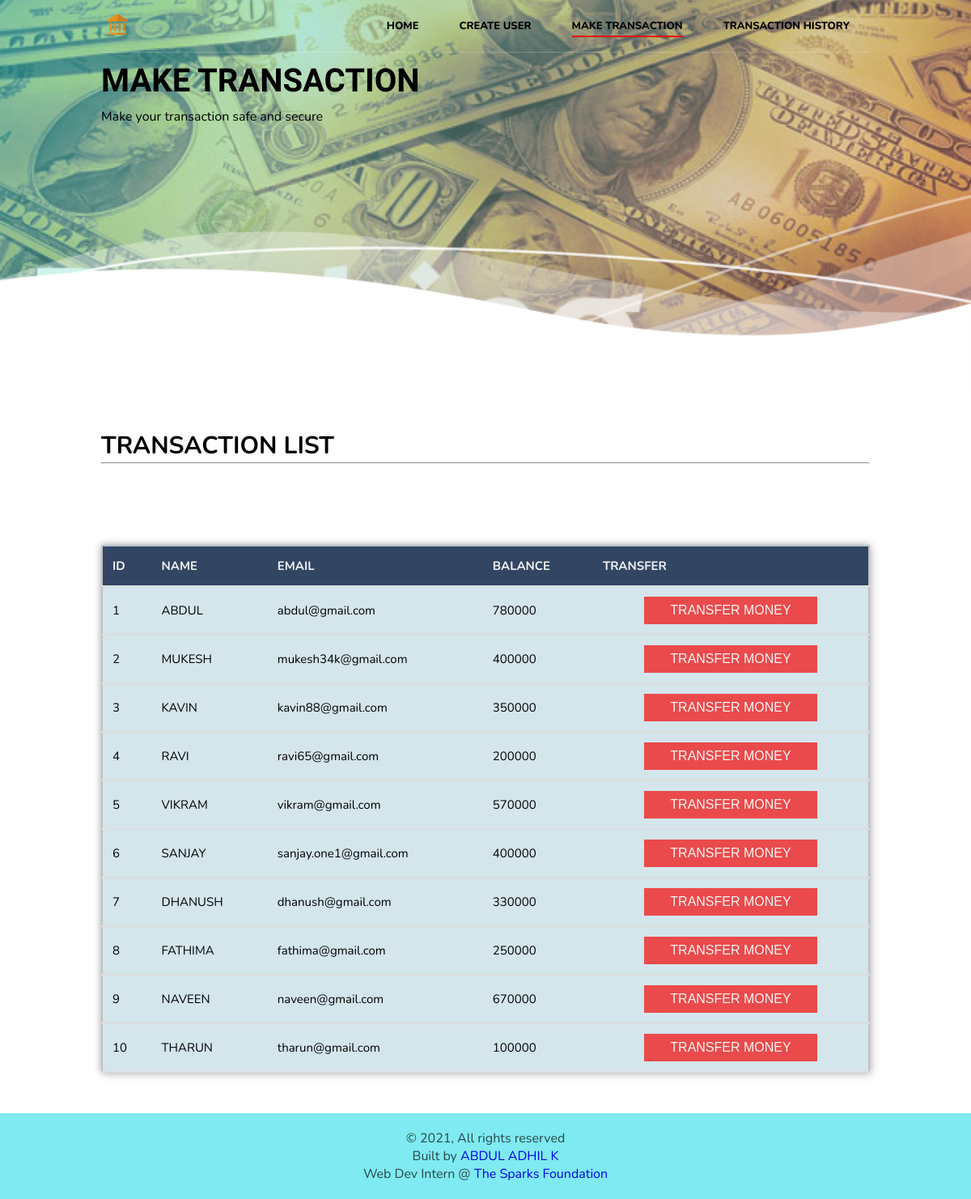
Screenshot of /make_transaction.php with the database file from the repository.
### tables this page shows
CREATE TABLE `users` (
  `id` int(3) NOT NULL,
  `name` text NOT NULL,
  `email` varchar(30) NOT NULL,
  `balance` int(8) NOT NULL
);

### make_transaction.php (the view, shortened to what this page needs)
<!doctype html>
<html lang="en">
<head>
    <link rel="stylesheet" href="styles.css?v=<?php echo time(); ?>">
</head>
<?php
    include 'config.php';
    $sql = "SELECT * FROM users";
    $result = mysqli_query($conn,$sql);
?>
<body>
    <header>
    	<div class="container">
        	<nav>
            	<div class="nav-brand">
                	<a href="index.php">
                    	<img src="images/Logo2.png" alt="ABD Bank Logo">
                    </a>
                </div>
                <ul class="nav-list">
                    <li class="nav-item">
                    	<a href="index.php" class="nav-link">Home</a>
                    </li>
                    <li class="nav-item">
                    	<a href="create_user.php" class="nav-link">Create User</a>
                    </li>
                    <li class="nav-item">
                    	<a href="make_transaction.php" class="nav-link current">Make Transaction</a>
                    </li>
                    <li class="nav-item">
                    	<a href="transact_history.php" class="nav-link">Transaction History</a>
                    </li>
                </ul>
            </nav>
        </div>
    </header>
    <main>
    	<section class="hero">
            <div class="container">
                <div class="main-message">
                    <h1>Make Transaction</h1>
                    <p>
                        Make your transaction safe and secure
                    </p>
                </div>
            </div>
    	</section>
        <section>
        <div class="container">
        <h1 style="font-size: 30px;">TRANSACTION LIST</h1>
        <hr>
        </div>
        </section>
        <section>
            <div class="container">
                <div class="activities-grid">
                    <table>
                        <thead>
                            <tr id="header">
                                <th>ID</th>
                                <th>NAME</thlass=>
                                <th>EMAIL</thss=>
                                <th>BALANCE</th>
                                <th>TRANSFER</th>
                            </tr>
                        </thead>
                        <tbody class="t-body">
                <?php
                    while($rows=mysqli_fetch_assoc($result)){
                ?>
                                <tr>
                                    <td><?php echo $rows['id'] ?></td>
                                    <td><?php echo $rows['name']?></td>
                                    <td><?php echo $rows['email']?></td>
                                    <td><?php echo $rows['balance']?></td>
                                    <td style="text-align:center;"><a href="user_details.php?id= <?php echo $rows['id'] ;?>"> <button type="button" class="trans-btn">TRANSFER MONEY</button></a></td>
                                </tr>
                <?php
                    }
                ?>
                        </tbody>
                    </table>
                </div>
            </div>
        </section>
    </main>
	<footer>
    	<p>&copy; 2021, All rights reserved</p>
    	<p>Built by <a href="https://www.linkedin.com/in/abdul-adhil-a8446a194" target="_blank">ABDUL ADHIL K</a></p>
        <p>Web Dev Intern @ <a href="https://www.linkedin.com/company/the-sparks-foundation/" target="_blank">The Sparks Foundation</a></p>
    </footer>
</body>
</html>

### styles.css (style rules this page uses)
*, *::before, *::after { margin: 0; padding: 0; box-sizing: inherit; }
html { font-family: 'Nunito', ans-serif; font-size: 10px; box-sizing: border-box; }
a { text-decoration: none; }
ul { list-style: none; }
p { font-size: 1.6rem; }
img { width: 100%; max-width: 100%; height: auto; }
section { padding: 5rem 0; }
header { width: 100%; height: 5rem; position: absolute; top: 0; left: 0; z-index: 1; }
.container { width: 100%; max-width: 98rem; margin: 0 auto; padding: 0 1.5rem; }
nav { width: 100%; display: flex; align-items: center; justify-content: space-between; padding: 1rem 0; border-bottom: 1px solid rgba(255,255,255,.2); }
.nav-brand { width: 4rem; }
.nav-list { width: 25rem; height: 100vh; background-color: #0e7fb4; position: fixed; top: 0; right: -26rem; display: flex; flex-direction: column; align-items: center; justify-content: center; z-index: 1500; transition: all 650ms ease-in-out; }
.nav-item { margin: 1.5rem 0; }
.nav-link { font-size: 1.6rem; text-transform: uppercase; color: black; }
.hero { width: 100%; height: 80vh; background: linear-gradient(135deg, rgba(71, 255, 240, 0.514) 0%, rgba(255, 99, 71, 0.4) 100%), url("images/header_bg.jpg") center no-repeat; background-size: cover; position: relative; }
.hero::before { content: ""; position: absolute; left: 0; bottom: 0px; width: 100%; height: 20rem; background: url("images/beforebg.png") no-repeat; background-size: cover; }
.main-message { width: 100%; max-width: 50rem; color: black; transform: translateY(20%); }
.main-message h1 { font-family: 'Aldrich', sans-serif; font-size: 4rem; text-transform: uppercase; margin: 1rem 0; }
.main-message p { font-weight: 400; }
.activities-grid { display: grid; grid-template-columns: repeat(auto-fit, minmax(25rem, 1fr)); grid-gap: 2.5rem; }
footer { padding: 2rem 0; background-color: #7feaf1; text-align: center; color: rgba(0,0,0,0.7); }
@media screen and (min-width: 350px) { .main-message { transform: translateY(20%); } }
@media screen and (min-width: 470px) { header { height: 8rem; } }
@media screen and (min-width: 470px) { .hero::before { height: 9.4rem; background: url("images/beforebg.png"); background-size: cover; } }
@media screen and (min-width: 700px) { header { height: 8rem; } }
@media screen and (min-width: 700px) { .nav-brand { width: 4rem; } }
@media screen and (min-width: 700px) { .nav-list { width: initial; height: initial; background-color: transparent; position: initial; top: initial; right: initial; flex-direction: row; transition: initial; } }
@media screen and (min-width: 700px) { .nav-item { margin: 0 2.5rem; } }
@media screen and (min-width: 700px) { .nav-link, .current { color: black; position: relative; font-size: 1.3rem; font-weight: 800; } }
@media screen and (min-width: 700px) { .nav-link::before, .current::before { content: ""; position: absolute; left: 0; bottom: -.5rem; background-color: hsl(0, 100%, 45%); width: 100%; height: 2px; transform: scaleX(0); transform-origin: left; transition: transform 650ms; } }
@media screen and (min-width: 700px) { .current::before { transform: scaleX(1); } }
@media screen and (min-width: 700px) { .hero { height: 60vh; } }
@media screen and (min-width: 700px) { .main-message { transform: translateY(20%); } }
@media screen and (min-width: 950px) { .hero::before { height: 24rem; background: url("images/beforebg.png"); background-size: cover; } }
@media screen and (min-width: 700px) { header { height: 22rem; } }
@media screen and (min-width: 950px) { header { height: 18rem; } }
@media screen and (min-width: 1200px) { header { height: 50rem; } }
@media screen and (min-width: 470px) { header { height: 18rem; } }
table { position: relative; left: 50%; top: 50%; font-size: 1.5rem; transform: translate(-50%, -50%); border-collapse: collapse; border: 2px solid #bdc3c7; box-shadow: 2px 2px 12px rgba(0, 0, 0, 0.2), -1px -1px 8px rgba(0, 0, 0, 0.2); }
tr { transition: all .2s ease-in; cursor: pointer; }
th, td { padding: 12px; text-align: left; border-bottom: 2px solid #ddd; height: 50px; }
#header { background-color: rgba(12, 36, 71, 0.842); color:#f5f5f5 ; }
.t-body { background-color: rgba(40, 125, 158, 0.2); }
.trans-btn { text-align: center; background: rgba(241, 36, 36, 0.8); font-size: 16px; color: #f5f5f5; padding: 8px 32px; text-decoration: none; border: none; }

### rows the page displays
users: id "1", name "ABDUL", email "abdul@gmail.com", balance "780000"
users: id "2", name "MUKESH", email "mukesh34k@gmail.com", balance "400000"
users: id "3", name "KAVIN", email "kavin88@gmail.com", balance "350000"
users: id "4", name "RAVI", email "ravi65@gmail.com", balance "200000"
users: id "5", name "VIKRAM", email "vikram@gmail.com", balance "570000"
users: id "6", name "SANJAY", email "sanjay.one1@gmail.com", balance "400000"
users: id "7", name "DHANUSH", email "dhanush@gmail.com", balance "330000"
users: id "8", name "FATHIMA", email "fathima@gmail.com", balance "250000"
users: id "9", name "NAVEEN", email "naveen@gmail.com", balance "670000"
users: id "10", name "THARUN", email "tharun@gmail.com", balance "100000"
